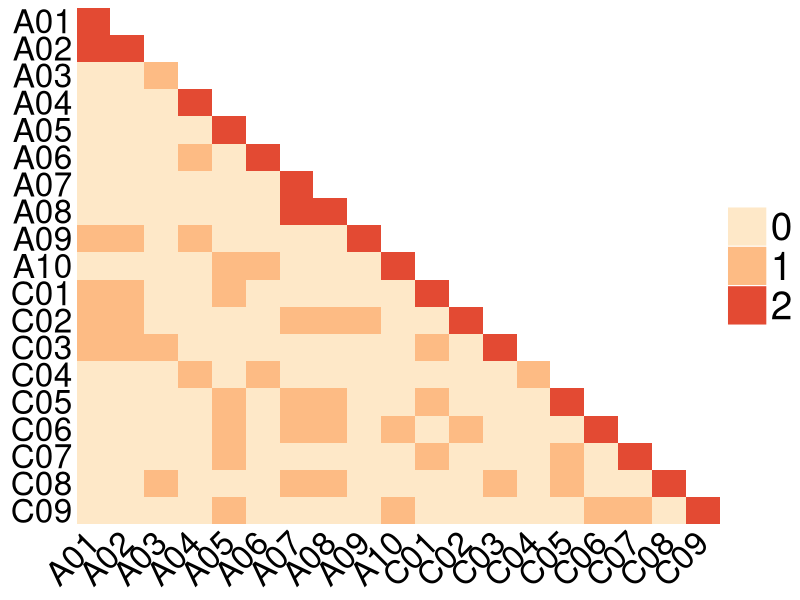
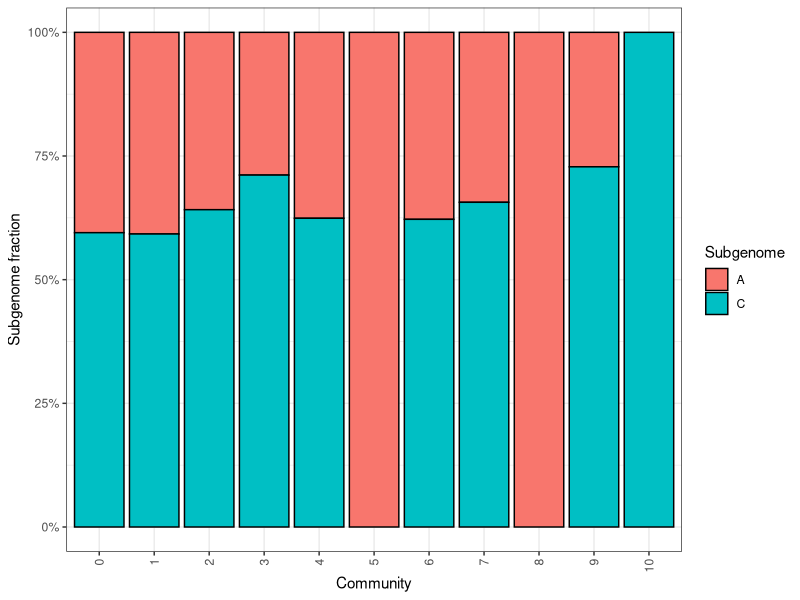
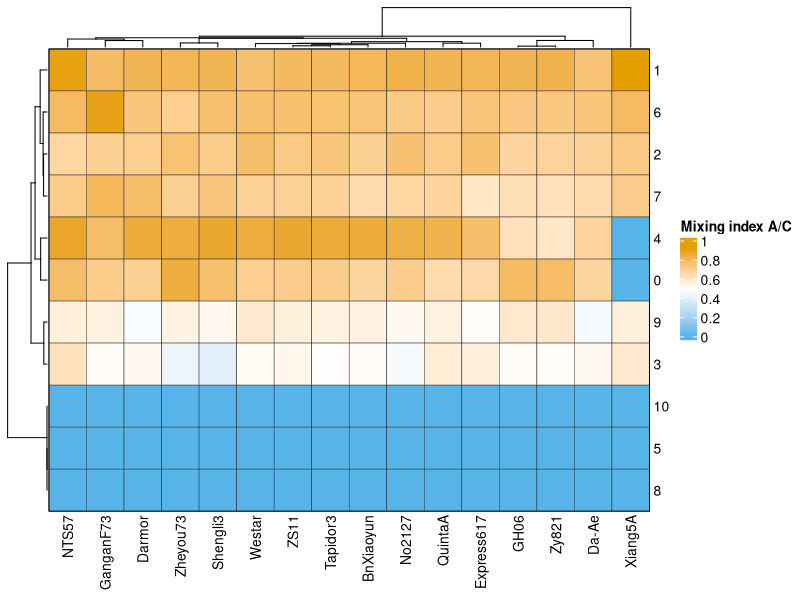

Recreate these plots in R, in order.
## ---- chunk 1
library(dplyr)
library(purrr)
library(tidyr)
#library(pheatmap)
library(ComplexHeatmap)
library(circlize)
library(ggplot2)
## ---- chunk 2
comm <- read.delim2("data/community_segments.tsv")
# remove the random ones
comm2 <- comm %>%
  filter(
    !grepl("Random", chromosome, ignore.case = TRUE),
    !grepl("^R", chromosome)
  )
## ---- chunk 3

# df must have: community_id, chromosome, bp_length
chrom_cooccurrence <- function(df) {
  # 1) Aggregate per community × chromosome
  df_comm_chr <- df %>%
    group_by(community_id, chromosome) %>%
    summarise(bp = sum(bp_length), .groups = "drop")
  
  # All chromosomes
  chroms <- sort(unique(df_comm_chr$chromosome))
  n_chr  <- length(chroms)
  
  # 2) Initialise matrices
  cooc_unweighted <- matrix(
    0, nrow = n_chr, ncol = n_chr,
    dimnames = list(chroms, chroms)
  )
  
  cooc_weighted <- matrix(
    0, nrow = n_chr, ncol = n_chr,
    dimnames = list(chroms, chroms)
  )
  
  # 3) Loop over communities
  comm_ids <- unique(df_comm_chr$community_id)
  
  for (comm in comm_ids) {
    sub <- df_comm_chr[df_comm_chr$community_id == comm, ]
    
    # Only keep unique chromosomes in this community
    # with their total bp
    sub <- sub %>%
      arrange(chromosome)
    
    if (nrow(sub) < 2L) next  # need at least two chromosomes to "mix"
    
    # Indices of chromosomes in the global vector
    idx <- match(sub$chromosome, chroms)
    
    # All unordered pairs (i < j)
    pairs <- t(combn(seq_along(idx), 2))
    
    # Unweighted: +1 for each pair (community counts)
    for (k in seq_len(nrow(pairs))) {
      i_local <- pairs[k, 1]
      j_local <- pairs[k, 2]
      
      i <- idx[i_local]
      j <- idx[j_local]
      
      # Unweighted: just "this community has i & j"
      cooc_unweighted[i, j] <- cooc_unweighted[i, j] + 1
      cooc_unweighted[j, i] <- cooc_unweighted[j, i] + 1
      
      # Weighted: add min(bp_i, bp_j) for this community
      bp_i <- sub$bp[i_local]
      bp_j <- sub$bp[j_local]
      w    <- min(bp_i, bp_j)
      
      cooc_weighted[i, j] <- cooc_weighted[i, j] + w
      cooc_weighted[j, i] <- cooc_weighted[j, i] + w
    }
  }
  
  # 4) Diagonal (optional)
  # Unweighted diagonal = number of communities where each chromosome appears
  # Weighted diagonal   = total bp of each chromosome
  chr_communities <- df_comm_chr %>%
    group_by(chromosome) %>%
    summarise(n_comm = n_distinct(community_id),
              total_bp = sum(bp), .groups = "drop")
  
  idx_diag <- match(chr_communities$chromosome, chroms)
  cooc_unweighted[cbind(idx_diag, idx_diag)] <- chr_communities$n_comm
  cooc_weighted[cbind(idx_diag, idx_diag)]   <- chr_communities$total_bp
  
  list(
    unweighted = cooc_unweighted,
    weighted   = cooc_weighted,
    chrom_summary = chr_communities
  )
}

# Run the function
res <- chrom_cooccurrence(comm2)

# Unweighted co-occurrence matrix:
res$unweighted

# Weighted (bp-based) co-occurrence matrix:
res$weighted

# Per-chromosome summary (how many communities, total bp, etc.):
res$chrom_summary

# Matrix: weighted or unweighted
mat <- res$unweighted  # or res$unweighted

mat <- res$unweighted
vals <- sort(unique(as.vector(mat)))

# discrete palette
# my recommended palette: magma or inferno
pal <- colorRampPalette(c("#fee8c8", "#fdbb84", "#e34a33"))(length(vals))
names(pal) <- vals  # map value -> color

# mask lower-triangle including diagonal (NA hides cells)
mat_mask <- mat
mat_mask[upper.tri(mat_mask, diag = FALSE)] <- NA
Heatmap(
  mat_mask,
  col = pal,
  na_col = "white",
  cluster_rows = FALSE,
  cluster_columns = FALSE,

  # LABELS
  row_names_side = "left",
  row_names_rot = 0,
  row_names_gp = gpar(fontsize = 24),

  column_names_side = "bottom",
  column_names_rot = 45,
  column_names_gp = gpar(fontsize = 24),

  # LEGEND
  heatmap_legend_param = list(
    at = vals,
    labels = vals,
    title = "",
    labels_gp = gpar(fontsize = 28),
    title_gp  = gpar(fontsize = 20, fontface = "bold"),
    # size legend squares
    
    grid_width  = unit(10, "mm"),
    grid_height = unit(10, "mm")
  ),

  name = "mix"
)

## ---- chunk 4

comm3 <- comm2 %>%
  mutate(
    subgenome = toupper(substr(chromosome, 1, 1))
  ) %>%
  # keep only A and C subgenomes
  filter(subgenome %in% c("A", "C"))

# Summarise per community (across all genomes)
comm_stats <- comm3 %>%
  group_by(community_id, subgenome) %>%
  summarise(bp = sum(bp_length), .groups = "drop") %>%
  tidyr::pivot_wider(
    names_from = subgenome,
    values_from = bp,
    values_fill = 0,
    names_prefix = "bp_"
  ) %>%
  mutate(
    total_bp = bp_A + bp_C,
    A_frac   = ifelse(total_bp > 0, bp_A / total_bp, NA_real_),
    C_frac   = ifelse(total_bp > 0, bp_C / total_bp, NA_real_),
    mixing_index = 2 * pmin(A_frac, C_frac) # 0 = pure, 1 = 50/50
  )

head(comm_stats)

comm_sample_stats <- comm3 %>%
  group_by(community_id, sample, subgenome) %>%
  summarise(bp = sum(bp_length), .groups = "drop") %>%
  tidyr::pivot_wider(
    names_from = subgenome,
    values_from = bp,
    values_fill = 0,
    names_prefix = "bp_"
  ) %>%
  mutate(
    total_bp = bp_A + bp_C,
    A_frac   = ifelse(total_bp > 0, bp_A / total_bp, NA_real_),
    C_frac   = ifelse(total_bp > 0, bp_C / total_bp, NA_real_),
    mixing_index = 2 * pmin(A_frac, C_frac)
  )

head(comm_sample_stats)

# plot the mixture index
comm_long <- comm3 %>%
  group_by(community_id, subgenome) %>%
  summarise(bp = sum(bp_length), .groups = "drop") %>%
  group_by(community_id) %>%
  mutate(frac = bp / sum(bp))

ggplot(comm_long, aes(x = factor(community_id), y = frac, fill = subgenome)) +
  geom_col(color = "black") +
  scale_y_continuous(labels = scales::percent_format(accuracy = 1)) +
  labs(
    x = "Community",
    y = "Subgenome fraction",
    fill = "Subgenome"
  ) +
  theme_bw() +
  theme(
    axis.text.x = element_text(angle = 90, vjust = 0.5, hjust = 1)
  )

# Heatmap of mixing index (communities × genomes)
mix_mat <- comm_sample_stats %>%
  select(community_id, sample, mixing_index) %>%
  tidyr::pivot_wider(
    names_from = sample,
    values_from = mixing_index,
    values_fill = 0
  )

mix_mat_matrix <- as.matrix(mix_mat[,-1])
rownames(mix_mat_matrix) <- mix_mat$community_id

ht <- Heatmap(
  mix_mat_matrix,
  col_fun <- circlize::colorRamp2(
  c(min(mix_mat_matrix), mean(mix_mat_matrix), max(mix_mat_matrix)),
  c("#56B4E9", "white", "#E69F00")
  ),
  name = "Mixing index A/C",     # <--- THIS sets the legend title properly
  cluster_rows = TRUE,
  cluster_columns = TRUE,
  row_names_gp = gpar(fontsize = 10),
  column_names_gp = gpar(fontsize = 10),
   # ---- TILE BORDERS ----
  border = TRUE,                       # simple, black thin borders
  # OR customize:
  rect_gp = gpar(col = "grey20", lwd = 0.5)   # color + line width
)


draw(ht, heatmap_legend_side = "right")
